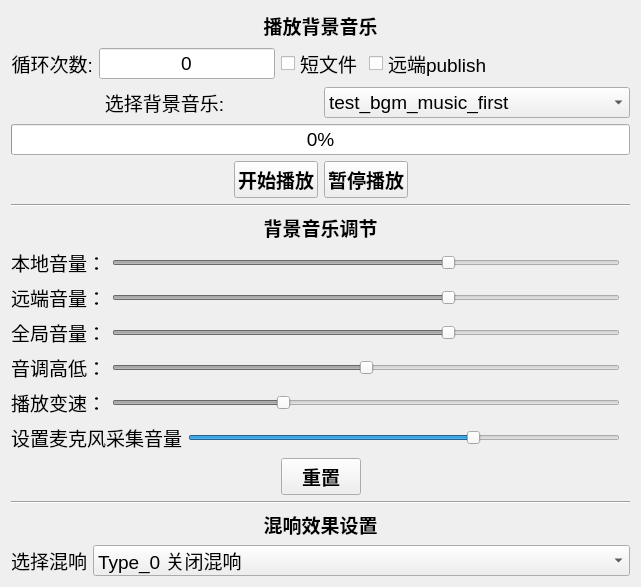
<?xml version="1.0" encoding="UTF-8"?>
<ui version="4.0">
 <class>TestBGMSettingDialog</class>
 <widget class="QDialog" name="TestBGMSettingDialog">
  <property name="geometry">
   <rect>
    <x>0</x>
    <y>0</y>
    <width>641</width>
    <height>494</height>
   </rect>
  </property>
  <property name="sizePolicy">
   <sizepolicy hsizetype="Expanding" vsizetype="Expanding">
    <horstretch>0</horstretch>
    <verstretch>0</verstretch>
   </sizepolicy>
  </property>
  <property name="windowTitle">
   <string>音效管理</string>
  </property>
  <property name="layoutDirection">
   <enum>Qt::LeftToRight</enum>
  </property>
  <property name="sizeGripEnabled">
   <bool>false</bool>
  </property>
  <layout class="QVBoxLayout" name="verticalLayout">
   <item>
    <widget class="QLabel" name="label_8">
     <property name="sizePolicy">
      <sizepolicy hsizetype="Expanding" vsizetype="Fixed">
       <horstretch>0</horstretch>
       <verstretch>0</verstretch>
      </sizepolicy>
     </property>
     <property name="font">
      <font>
       <pointsize>14</pointsize>
       <weight>75</weight>
       <italic>false</italic>
       <bold>true</bold>
       <underline>false</underline>
      </font>
     </property>
     <property name="layoutDirection">
      <enum>Qt::LeftToRight</enum>
     </property>
     <property name="text">
      <string>播放背景音乐</string>
     </property>
     <property name="alignment">
      <set>Qt::AlignCenter</set>
     </property>
    </widget>
   </item>
   <item>
    <layout class="QHBoxLayout" name="horizontalLayout">
     <item>
      <widget class="QLabel" name="label_9">
       <property name="sizePolicy">
        <sizepolicy hsizetype="Fixed" vsizetype="Preferred">
         <horstretch>0</horstretch>
         <verstretch>0</verstretch>
        </sizepolicy>
       </property>
       <property name="font">
        <font>
         <pointsize>14</pointsize>
        </font>
       </property>
       <property name="text">
        <string>循环次数:</string>
       </property>
       <property name="alignment">
        <set>Qt::AlignRight|Qt::AlignTrailing|Qt::AlignVCenter</set>
       </property>
      </widget>
     </item>
     <item>
      <widget class="QLineEdit" name="etRepeatTimes">
       <property name="sizePolicy">
        <sizepolicy hsizetype="Fixed" vsizetype="Fixed">
         <horstretch>0</horstretch>
         <verstretch>0</verstretch>
        </sizepolicy>
       </property>
       <property name="font">
        <font>
         <pointsize>14</pointsize>
        </font>
       </property>
       <property name="text">
        <string notr="true">0</string>
       </property>
       <property name="alignment">
        <set>Qt::AlignCenter</set>
       </property>
      </widget>
     </item>
     <item>
      <widget class="QCheckBox" name="cbShortFile">
       <property name="sizePolicy">
        <sizepolicy hsizetype="Fixed" vsizetype="Fixed">
         <horstretch>0</horstretch>
         <verstretch>0</verstretch>
        </sizepolicy>
       </property>
       <property name="font">
        <font>
         <pointsize>14</pointsize>
        </font>
       </property>
       <property name="layoutDirection">
        <enum>Qt::LeftToRight</enum>
       </property>
       <property name="text">
        <string>短文件</string>
       </property>
      </widget>
     </item>
     <item>
      <widget class="QCheckBox" name="cbEnableRemotePush">
       <property name="sizePolicy">
        <sizepolicy hsizetype="Fixed" vsizetype="Fixed">
         <horstretch>0</horstretch>
         <verstretch>0</verstretch>
        </sizepolicy>
       </property>
       <property name="font">
        <font>
         <pointsize>14</pointsize>
        </font>
       </property>
       <property name="text">
        <string>远端publish</string>
       </property>
      </widget>
     </item>
     <item>
      <spacer name="horizontalSpacer_5">
       <property name="orientation">
        <enum>Qt::Horizontal</enum>
       </property>
       <property name="sizeHint" stdset="0">
        <size>
         <width>40</width>
         <height>20</height>
        </size>
       </property>
      </spacer>
     </item>
    </layout>
   </item>
   <item>
    <layout class="QHBoxLayout" name="horizontalLayout_2">
     <item>
      <widget class="QLabel" name="label_10">
       <property name="font">
        <font>
         <pointsize>14</pointsize>
        </font>
       </property>
       <property name="text">
        <string>选择背景音乐:</string>
       </property>
       <property name="alignment">
        <set>Qt::AlignCenter</set>
       </property>
      </widget>
     </item>
     <item>
      <widget class="QComboBox" name="comboxSelectBgmMusic">
       <property name="font">
        <font>
         <pointsize>14</pointsize>
        </font>
       </property>
       <item>
        <property name="text">
         <string>test_bgm_music_first</string>
        </property>
       </item>
       <item>
        <property name="text">
         <string>test_bgm_music_second</string>
        </property>
       </item>
       <item>
        <property name="text">
         <string>test_bgm_music_third</string>
        </property>
       </item>
      </widget>
     </item>
    </layout>
   </item>
   <item>
    <widget class="QProgressBar" name="progressbarBgmProgress">
     <property name="font">
      <font>
       <pointsize>14</pointsize>
      </font>
     </property>
     <property name="value">
      <number>0</number>
     </property>
    </widget>
   </item>
   <item>
    <layout class="QHBoxLayout" name="horizontalLayout_9">
     <item>
      <spacer name="horizontalSpacer_3">
       <property name="orientation">
        <enum>Qt::Horizontal</enum>
       </property>
       <property name="sizeHint" stdset="0">
        <size>
         <width>40</width>
         <height>20</height>
        </size>
       </property>
      </spacer>
     </item>
     <item>
      <widget class="QPushButton" name="btnStartBgm">
       <property name="sizePolicy">
        <sizepolicy hsizetype="Fixed" vsizetype="Fixed">
         <horstretch>0</horstretch>
         <verstretch>0</verstretch>
        </sizepolicy>
       </property>
       <property name="font">
        <font>
         <pointsize>14</pointsize>
         <weight>75</weight>
         <bold>true</bold>
        </font>
       </property>
       <property name="focusPolicy">
        <enum>Qt::NoFocus</enum>
       </property>
       <property name="text">
        <string>开始播放</string>
       </property>
      </widget>
     </item>
     <item>
      <widget class="QPushButton" name="btnPauseBgm">
       <property name="font">
        <font>
         <pointsize>14</pointsize>
         <weight>75</weight>
         <bold>true</bold>
        </font>
       </property>
       <property name="focusPolicy">
        <enum>Qt::NoFocus</enum>
       </property>
       <property name="text">
        <string>暂停播放</string>
       </property>
      </widget>
     </item>
     <item>
      <spacer name="horizontalSpacer_4">
       <property name="orientation">
        <enum>Qt::Horizontal</enum>
       </property>
       <property name="sizeHint" stdset="0">
        <size>
         <width>40</width>
         <height>20</height>
        </size>
       </property>
      </spacer>
     </item>
    </layout>
   </item>
   <item>
    <widget class="Line" name="line_11">
     <property name="orientation">
      <enum>Qt::Horizontal</enum>
     </property>
    </widget>
   </item>
   <item>
    <widget class="QLabel" name="label_21">
     <property name="sizePolicy">
      <sizepolicy hsizetype="Preferred" vsizetype="Fixed">
       <horstretch>0</horstretch>
       <verstretch>0</verstretch>
      </sizepolicy>
     </property>
     <property name="font">
      <font>
       <pointsize>14</pointsize>
       <weight>75</weight>
       <italic>false</italic>
       <bold>true</bold>
      </font>
     </property>
     <property name="text">
      <string>背景音乐调节</string>
     </property>
     <property name="alignment">
      <set>Qt::AlignCenter</set>
     </property>
    </widget>
   </item>
   <item>
    <layout class="QHBoxLayout" name="horizontalLayout_3">
     <item>
      <widget class="QLabel" name="label_3">
       <property name="font">
        <font>
         <pointsize>14</pointsize>
        </font>
       </property>
       <property name="text">
        <string>本地音量：</string>
       </property>
       <property name="alignment">
        <set>Qt::AlignLeading|Qt::AlignLeft|Qt::AlignVCenter</set>
       </property>
      </widget>
     </item>
     <item>
      <widget class="QSlider" name="sliderSetLocalVolume">
       <property name="enabled">
        <bool>false</bool>
       </property>
       <property name="maximum">
        <number>150</number>
       </property>
       <property name="value">
        <number>100</number>
       </property>
       <property name="orientation">
        <enum>Qt::Horizontal</enum>
       </property>
      </widget>
     </item>
     <item>
      <spacer name="horizontalSpacer_6">
       <property name="orientation">
        <enum>Qt::Horizontal</enum>
       </property>
       <property name="sizeType">
        <enum>QSizePolicy::Minimum</enum>
       </property>
       <property name="sizeHint" stdset="0">
        <size>
         <width>10</width>
         <height>20</height>
        </size>
       </property>
      </spacer>
     </item>
    </layout>
   </item>
   <item>
    <layout class="QHBoxLayout" name="horizontalLayout_4">
     <item>
      <widget class="QLabel" name="label_2">
       <property name="font">
        <font>
         <pointsize>14</pointsize>
        </font>
       </property>
       <property name="text">
        <string>远端音量：</string>
       </property>
       <property name="alignment">
        <set>Qt::AlignLeading|Qt::AlignLeft|Qt::AlignVCenter</set>
       </property>
      </widget>
     </item>
     <item>
      <widget class="QSlider" name="sliderSetRemoteVolume">
       <property name="enabled">
        <bool>false</bool>
       </property>
       <property name="maximum">
        <number>150</number>
       </property>
       <property name="value">
        <number>100</number>
       </property>
       <property name="orientation">
        <enum>Qt::Horizontal</enum>
       </property>
      </widget>
     </item>
     <item>
      <spacer name="horizontalSpacer_7">
       <property name="orientation">
        <enum>Qt::Horizontal</enum>
       </property>
       <property name="sizeType">
        <enum>QSizePolicy::Minimum</enum>
       </property>
       <property name="sizeHint" stdset="0">
        <size>
         <width>10</width>
         <height>20</height>
        </size>
       </property>
      </spacer>
     </item>
    </layout>
   </item>
   <item>
    <layout class="QHBoxLayout" name="horizontalLayout_5">
     <item>
      <widget class="QLabel" name="label_4">
       <property name="font">
        <font>
         <pointsize>14</pointsize>
        </font>
       </property>
       <property name="text">
        <string>全局音量：</string>
       </property>
       <property name="alignment">
        <set>Qt::AlignLeading|Qt::AlignLeft|Qt::AlignVCenter</set>
       </property>
      </widget>
     </item>
     <item>
      <widget class="QSlider" name="sliderSetAllVolume">
       <property name="enabled">
        <bool>false</bool>
       </property>
       <property name="maximum">
        <number>150</number>
       </property>
       <property name="value">
        <number>100</number>
       </property>
       <property name="orientation">
        <enum>Qt::Horizontal</enum>
       </property>
      </widget>
     </item>
     <item>
      <spacer name="horizontalSpacer_8">
       <property name="orientation">
        <enum>Qt::Horizontal</enum>
       </property>
       <property name="sizeType">
        <enum>QSizePolicy::Minimum</enum>
       </property>
       <property name="sizeHint" stdset="0">
        <size>
         <width>10</width>
         <height>20</height>
        </size>
       </property>
      </spacer>
     </item>
    </layout>
   </item>
   <item>
    <layout class="QHBoxLayout" name="horizontalLayout_6">
     <item>
      <widget class="QLabel" name="label_5">
       <property name="font">
        <font>
         <pointsize>14</pointsize>
        </font>
       </property>
       <property name="text">
        <string>音调高低：</string>
       </property>
       <property name="alignment">
        <set>Qt::AlignLeading|Qt::AlignLeft|Qt::AlignVCenter</set>
       </property>
      </widget>
     </item>
     <item>
      <widget class="QSlider" name="sliderSetPitch">
       <property name="enabled">
        <bool>false</bool>
       </property>
       <property name="minimum">
        <number>-10</number>
       </property>
       <property name="maximum">
        <number>10</number>
       </property>
       <property name="value">
        <number>0</number>
       </property>
       <property name="orientation">
        <enum>Qt::Horizontal</enum>
       </property>
      </widget>
     </item>
     <item>
      <spacer name="horizontalSpacer_9">
       <property name="orientation">
        <enum>Qt::Horizontal</enum>
       </property>
       <property name="sizeType">
        <enum>QSizePolicy::Minimum</enum>
       </property>
       <property name="sizeHint" stdset="0">
        <size>
         <width>10</width>
         <height>20</height>
        </size>
       </property>
      </spacer>
     </item>
    </layout>
   </item>
   <item>
    <layout class="QHBoxLayout" name="horizontalLayout_7">
     <item>
      <widget class="QLabel" name="label_6">
       <property name="font">
        <font>
         <pointsize>14</pointsize>
        </font>
       </property>
       <property name="text">
        <string>播放变速：</string>
       </property>
       <property name="alignment">
        <set>Qt::AlignRight|Qt::AlignTrailing|Qt::AlignVCenter</set>
       </property>
      </widget>
     </item>
     <item>
      <widget class="QSlider" name="sliderSetSpeedRate">
       <property name="enabled">
        <bool>false</bool>
       </property>
       <property name="minimum">
        <number>5</number>
       </property>
       <property name="maximum">
        <number>20</number>
       </property>
       <property name="value">
        <number>10</number>
       </property>
       <property name="orientation">
        <enum>Qt::Horizontal</enum>
       </property>
      </widget>
     </item>
     <item>
      <spacer name="horizontalSpacer_10">
       <property name="orientation">
        <enum>Qt::Horizontal</enum>
       </property>
       <property name="sizeType">
        <enum>QSizePolicy::Minimum</enum>
       </property>
       <property name="sizeHint" stdset="0">
        <size>
         <width>10</width>
         <height>20</height>
        </size>
       </property>
      </spacer>
     </item>
    </layout>
   </item>
   <item>
    <layout class="QHBoxLayout" name="horizontalLayout_12">
     <item>
      <widget class="QLabel" name="label">
       <property name="font">
        <font>
         <pointsize>14</pointsize>
        </font>
       </property>
       <property name="text">
        <string>设置麦克风采集音量</string>
       </property>
      </widget>
     </item>
     <item>
      <widget class="QSlider" name="sliderSetVoiceCaptureVolum">
       <property name="toolTip">
        <string>进房后生效</string>
       </property>
       <property name="maximum">
        <number>150</number>
       </property>
       <property name="value">
        <number>100</number>
       </property>
       <property name="orientation">
        <enum>Qt::Horizontal</enum>
       </property>
      </widget>
     </item>
     <item>
      <spacer name="horizontalSpacer_11">
       <property name="orientation">
        <enum>Qt::Horizontal</enum>
       </property>
       <property name="sizeType">
        <enum>QSizePolicy::Minimum</enum>
       </property>
       <property name="sizeHint" stdset="0">
        <size>
         <width>10</width>
         <height>20</height>
        </size>
       </property>
      </spacer>
     </item>
    </layout>
   </item>
   <item>
    <layout class="QHBoxLayout" name="horizontalLayout_8">
     <item>
      <spacer name="horizontalSpacer">
       <property name="orientation">
        <enum>Qt::Horizontal</enum>
       </property>
       <property name="sizeHint" stdset="0">
        <size>
         <width>40</width>
         <height>20</height>
        </size>
       </property>
      </spacer>
     </item>
     <item>
      <widget class="QPushButton" name="btnRestSetting">
       <property name="sizePolicy">
        <sizepolicy hsizetype="Fixed" vsizetype="Fixed">
         <horstretch>0</horstretch>
         <verstretch>0</verstretch>
        </sizepolicy>
       </property>
       <property name="font">
        <font>
         <pointsize>14</pointsize>
         <weight>75</weight>
         <bold>true</bold>
        </font>
       </property>
       <property name="focusPolicy">
        <enum>Qt::NoFocus</enum>
       </property>
       <property name="layoutDirection">
        <enum>Qt::LeftToRight</enum>
       </property>
       <property name="text">
        <string>重置</string>
       </property>
      </widget>
     </item>
     <item>
      <spacer name="horizontalSpacer_2">
       <property name="orientation">
        <enum>Qt::Horizontal</enum>
       </property>
       <property name="sizeHint" stdset="0">
        <size>
         <width>40</width>
         <height>20</height>
        </size>
       </property>
      </spacer>
     </item>
    </layout>
   </item>
   <item>
    <widget class="Line" name="line">
     <property name="orientation">
      <enum>Qt::Horizontal</enum>
     </property>
    </widget>
   </item>
   <item>
    <spacer name="verticalSpacer">
     <property name="orientation">
      <enum>Qt::Vertical</enum>
     </property>
     <property name="sizeHint" stdset="0">
      <size>
       <width>20</width>
       <height>20</height>
      </size>
     </property>
    </spacer>
   </item>
   <item>
    <widget class="QLabel" name="label_22">
     <property name="font">
      <font>
       <pointsize>14</pointsize>
       <weight>75</weight>
       <italic>false</italic>
       <bold>true</bold>
      </font>
     </property>
     <property name="text">
      <string>混响效果设置</string>
     </property>
     <property name="alignment">
      <set>Qt::AlignCenter</set>
     </property>
    </widget>
   </item>
   <item>
    <layout class="QHBoxLayout" name="horizontalLayout_10">
     <item>
      <widget class="QLabel" name="label_26">
       <property name="sizePolicy">
        <sizepolicy hsizetype="Fixed" vsizetype="Preferred">
         <horstretch>0</horstretch>
         <verstretch>0</verstretch>
        </sizepolicy>
       </property>
       <property name="font">
        <font>
         <pointsize>14</pointsize>
         <weight>50</weight>
         <bold>false</bold>
        </font>
       </property>
       <property name="text">
        <string>选择混响</string>
       </property>
      </widget>
     </item>
     <item>
      <widget class="QComboBox" name="comboxSetVoiceReverbType">
       <property name="font">
        <font>
         <pointsize>14</pointsize>
        </font>
       </property>
       <property name="toolTip">
        <string>进房后生效</string>
       </property>
       <property name="currentIndex">
        <number>0</number>
       </property>
       <property name="maxVisibleItems">
        <number>10</number>
       </property>
       <item>
        <property name="text">
         <string>Type_0 关闭混响</string>
        </property>
       </item>
       <item>
        <property name="text">
         <string>Type_1 KTV</string>
        </property>
       </item>
       <item>
        <property name="text">
         <string>Type_2 小房间</string>
        </property>
       </item>
       <item>
        <property name="text">
         <string>Type_3 大会堂</string>
        </property>
       </item>
       <item>
        <property name="text">
         <string>Type_4 低沉</string>
        </property>
       </item>
       <item>
        <property name="text">
         <string>Type_5 洪亮</string>
        </property>
       </item>
       <item>
        <property name="text">
         <string>Type_6 金属声</string>
        </property>
       </item>
       <item>
        <property name="text">
         <string>Type_7 (磁性)</string>
        </property>
       </item>
      </widget>
     </item>
    </layout>
   </item>
  </layout>
 </widget>
 <resources/>
 <connections/>
</ui>
